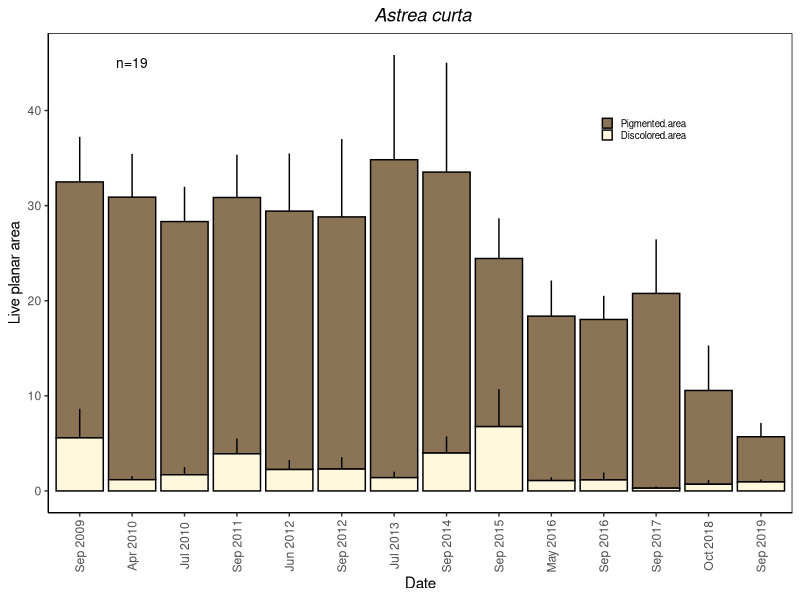

This chart was generated by the following R code: (Note: this script raises an error after producing the figure.)
#set working directory
setwd("C:/Users/adikh/Desktop")

#load data
data=read.csv(file="Planar area and discoloration by colony_focal species.csv", header=TRUE, sep=",")

#convert to date format
data$Date[data$Date == 909] <- '0909'
library(zoo)
ym <- as.yearmon(as.character(data$Date), "%y%m")
total_data=cbind(data,ym)

#remove rows for dead colonies
total_data2=total_data[!total_data$Total.area == 0, ]

#remove inconsistent time points (Oct 2010, May 2011, July 2016)
total_data2.2=total_data2[!total_data2$Date == "1010", ]
total_data2.3=total_data2.2[!total_data2.2$Date == "1105", ]
total_data2.4=total_data2.3[!total_data2.3$Date == "1607", ]

#subset by taxon
total_data3 <- split(total_data2.4,f = total_data2.4$Genus_species)
names(total_data3)

#function for standard error
std.error <- function(x) sqrt(var(x,na.rm=TRUE)/length(na.omit(x)))

#function for sample sizes
give.n <- function(x) {                                                                                                                                                                                                                                                                                                
  return(c(y = mean(x), label = length(x)))                                                                                                                                                                                                                                                                         
}  

library(dplyr)

#calculate summary data, by species
Astrea_curta2 <- total_data3$Astrea_curta %>% 
  group_by(ym) %>% 
  summarise(Mean = mean(Pigmented.area),
            SE= std.error(Pigmented.area),
            type="Pigmented.area")
as.data.frame(Astrea_curta2)
Astrea_curta3 <- total_data3$Astrea_curta %>% 
  group_by(ym) %>% 
  summarise(Mean = mean(Discolored.area),
            SE= std.error(Discolored.area),
            type="Discolored.area")
as.data.frame(Astrea_curta3)

Astrea_curta4=as.data.frame(rbind(Astrea_curta2, Astrea_curta3))

Astrea_curta4$type <- factor(Astrea_curta4$type, levels = c("Pigmented.area", "Discolored.area")) 
Astrea_curta4$y_pos = NA
Astrea_curta4$y_pos[Astrea_curta4$type == "Discolored.area"] = Astrea_curta4$Mean[Astrea_curta4$type == "Discolored.area"]
Astrea_curta4$y_pos[Astrea_curta4$type == "Pigmented.area"] = Astrea_curta4$Mean[Astrea_curta4$type == "Discolored.area"] + 
  Astrea_curta4$Mean[Astrea_curta4$type == "Pigmented.area"]

library(ggplot2)
Astrea_curta_bar=ggplot(Astrea_curta4, aes(x = as.factor(ym), y = Mean, fill=type)) +
  theme_classic(base_size=11) + 
  theme(plot.title = element_text(hjust = 0.5), legend.position=c(0.8,0.8), legend.text = element_text(size=7), legend.key.size = unit(0.3, 'cm'), legend.title = element_blank(), panel.border = element_rect(colour = "black", fill=NA), axis.text.x = element_text(angle=90, hjust = 0.6, vjust= 0.5)) +
  geom_bar(stat ="identity", position="stack", color="black")+
  geom_errorbar(aes(ymin=y_pos , ymax=y_pos+SE), position = "identity", width=0)+
  xlab("Date") + 
  ylab("Live planar area") +    
  ggtitle(~italic("Astrea curta"))+
  scale_fill_manual(values = c("burlywood4", "cornsilk"))+
  annotate(geom="text", x="Apr 2010", y=45, label="n=19", size=3.5)

###
Astreopora_myriophthalma=as.data.frame(Astreopora_myriophthalma)
Astreopora_myriophthalma2 <- total_data3$Astreopora_myriophthalma %>% 
  group_by(ym) %>% 
  summarise(Mean = mean(Pigmented.area),
            SE= std.error(Pigmented.area),
            type="Pigmented.area")
as.data.frame(Astreopora_myriophthalma2)
Astreopora_myriophthalma3 <- total_data3$Astreopora_myriophthalma %>% 
  group_by(ym) %>% 
  summarise(Mean = mean(Discolored.area),
            SE= std.error(Discolored.area),
            type="Discolored.area")
as.data.frame(Astreopora_myriophthalma3)

Astreopora_myriophthalma4=as.data.frame(rbind(Astreopora_myriophthalma2, Astreopora_myriophthalma3))

Astreopora_myriophthalma4$type <- factor(Astreopora_myriophthalma4$type, levels = c("Pigmented.area", "Discolored.area")) 
Astreopora_myriophthalma4$y_pos = NA
Astreopora_myriophthalma4$y_pos[Astreopora_myriophthalma4$type == "Discolored.area"] = Astreopora_myriophthalma4$Mean[Astreopora_myriophthalma4$type == "Discolored.area"]
Astreopora_myriophthalma4$y_pos[Astreopora_myriophthalma4$type == "Pigmented.area"] = Astreopora_myriophthalma4$Mean[Astreopora_myriophthalma4$type == "Discolored.area"] + 
  Astreopora_myriophthalma4$Mean[Astreopora_myriophthalma4$type == "Pigmented.area"]

Astreopora_myriophthalma_bar=ggplot(Astreopora_myriophthalma4, aes(x = as.factor(ym), y = Mean, fill=type)) +
  theme_classic(base_size=11) + 
  theme(plot.title = element_text(hjust = 0.5), legend.position="none", legend.title = element_blank(), panel.border = element_rect(colour = "black", fill=NA), axis.text.x = element_text(angle=90, hjust = 0.6, vjust= 0.5)) +
  geom_bar(stat ="identity", position="stack", color="black")+
  geom_errorbar(aes(ymin=y_pos , ymax=y_pos+SE), position = "identity", width=0)+
  xlab("Date") + 
  ylab("Live planar area") +    
  ggtitle(~italic("Astreopora myriophthalma"))+
  scale_fill_manual(values = c("burlywood4", "cornsilk"))+
  annotate(geom="text", x="Apr 2010", y=800, label="n=7", size=3.5)

###
Goniastrea_stelligera=as.data.frame(Goniastrea_stelligera)
Goniastrea_stelligera2 <- total_data3$Goniastrea_stelligera %>% 
  group_by(ym) %>% 
  summarise(Mean = mean(Pigmented.area),
            SE= std.error(Pigmented.area),
            type="Pigmented.area")
as.data.frame(Goniastrea_stelligera2)
Goniastrea_stelligera3 <- total_data3$Goniastrea_stelligera %>% 
  group_by(ym) %>% 
  summarise(Mean = mean(Discolored.area),
            SE= std.error(Discolored.area),
            type="Discolored.area")
as.data.frame(Goniastrea_stelligera3)

Goniastrea_stelligera4=as.data.frame(rbind(Goniastrea_stelligera2, Goniastrea_stelligera3))

Goniastrea_stelligera4$type <- factor(Goniastrea_stelligera4$type, levels = c("Pigmented.area", "Discolored.area")) 
Goniastrea_stelligera4$y_pos = NA
Goniastrea_stelligera4$y_pos[Goniastrea_stelligera4$type == "Discolored.area"] = Goniastrea_stelligera4$Mean[Goniastrea_stelligera4$type == "Discolored.area"]
Goniastrea_stelligera4$y_pos[Goniastrea_stelligera4$type == "Pigmented.area"] = Goniastrea_stelligera4$Mean[Goniastrea_stelligera4$type == "Discolored.area"] + 
  Goniastrea_stelligera4$Mean[Goniastrea_stelligera4$type == "Pigmented.area"]

Goniastrea_stelligera_bar=ggplot(Goniastrea_stelligera4, aes(x = as.factor(ym), y = Mean, fill=type)) +
  theme_classic(base_size=11) + 
  theme(plot.title = element_text(hjust = 0.5), legend.position="none", legend.title = element_blank(), panel.border = element_rect(colour = "black", fill=NA), axis.text.x = element_text(angle=90, hjust = 0.6, vjust= 0.5)) +
  geom_bar(stat ="identity", position="stack", color="black")+
  geom_errorbar(aes(ymin=y_pos , ymax=y_pos+SE), position = "identity", width=0)+
  xlab("Date") + 
  ylab("Live planar area") +    
  ggtitle(~italic("Goniastrea stelligera"))+
  scale_fill_manual(values = c("burlywood4", "cornsilk"))+
  annotate(geom="text", x="Apr 2010", y=275, label="n=49", size=3.5)

###
Hydnophora_microconos=as.data.frame(Hydnophora_microconos)
Hydnophora_microconos2 <- total_data3$Hydnophora_microconos %>% 
  group_by(ym) %>% 
  summarise(Mean = mean(Pigmented.area),
            SE= std.error(Pigmented.area),
            type="Pigmented.area")
as.data.frame(Hydnophora_microconos2)
Hydnophora_microconos3 <- total_data3$Hydnophora_microconos %>% 
  group_by(ym) %>% 
  summarise(Mean = mean(Discolored.area),
            SE= std.error(Discolored.area),
            type="Discolored.area")
as.data.frame(Hydnophora_microconos3)

Hydnophora_microconos4=as.data.frame(rbind(Hydnophora_microconos2, Hydnophora_microconos3))

Hydnophora_microconos4$type <- factor(Hydnophora_microconos4$type, levels = c("Pigmented.area", "Discolored.area")) 
Hydnophora_microconos4$y_pos = NA
Hydnophora_microconos4$y_pos[Hydnophora_microconos4$type == "Discolored.area"] = Hydnophora_microconos4$Mean[Hydnophora_microconos4$type == "Discolored.area"]
Hydnophora_microconos4$y_pos[Hydnophora_microconos4$type == "Pigmented.area"] = Hydnophora_microconos4$Mean[Hydnophora_microconos4$type == "Discolored.area"] + 
  Hydnophora_microconos4$Mean[Hydnophora_microconos4$type == "Pigmented.area"]

Hydnophora_microconos_bar=ggplot(Hydnophora_microconos4, aes(x = as.factor(ym), y = Mean, fill=type)) +
  theme_classic(base_size=11) + 
  theme(plot.title = element_text(hjust = 0.5), legend.position="none", legend.title = element_blank(), panel.border = element_rect(colour = "black", fill=NA), axis.text.x = element_text(angle=90, hjust = 0.6, vjust= 0.5)) +
  geom_bar(stat ="identity", position="stack", color="black")+
  geom_errorbar(aes(ymin=y_pos , ymax=y_pos+SE), position = "identity", width=0)+
  xlab("Date") + 
  ylab("Live planar area") +    
  ggtitle(~italic("Hydnophora microconos"))+
  scale_fill_manual(values = c("burlywood4", "cornsilk"))+
  annotate(geom="text", x="Apr 2010", y=400, label="n=9", size=3.5)

###
Pavona_chiriquiensis2 <- total_data3$Pavona_chiriquiensis %>% 
  group_by(ym) %>% 
  summarise(Mean = mean(Pigmented.area),
            SE= std.error(Pigmented.area),
            type="Pigmented.area")
as.data.frame(Pavona_chiriquiensis2)
Pavona_chiriquiensis3 <- total_data3$Pavona_chiriquiensis %>% 
  group_by(ym) %>% 
  summarise(Mean = mean(Discolored.area),
            SE= std.error(Discolored.area),
            type="Discolored.area")
as.data.frame(Pavona_chiriquiensis3)

Pavona_chiriquiensis4=as.data.frame(rbind(Pavona_chiriquiensis2, Pavona_chiriquiensis3))

Pavona_chiriquiensis4$type <- factor(Pavona_chiriquiensis4$type, levels = c("Pigmented.area", "Discolored.area")) 
Pavona_chiriquiensis4$y_pos = NA
Pavona_chiriquiensis4$y_pos[Pavona_chiriquiensis4$type == "Discolored.area"] = Pavona_chiriquiensis4$Mean[Pavona_chiriquiensis4$type == "Discolored.area"]
Pavona_chiriquiensis4$y_pos[Pavona_chiriquiensis4$type == "Pigmented.area"] = Pavona_chiriquiensis4$Mean[Pavona_chiriquiensis4$type == "Discolored.area"] + 
  Pavona_chiriquiensis4$Mean[Pavona_chiriquiensis4$type == "Pigmented.area"]

Pavona_chiriquiensis_bar=ggplot(Pavona_chiriquiensis4, aes(x = as.factor(ym), y = Mean, fill=type)) +
  theme_classic(base_size=11) + 
  theme(plot.title = element_text(hjust = 0.5), legend.position="none", legend.title = element_blank(), panel.border = element_rect(colour = "black", fill=NA), axis.text.x = element_text(angle=90, hjust = 0.6, vjust= 0.5)) +
  geom_bar(stat ="identity", position="stack", color="black")+
  geom_errorbar(aes(ymin=y_pos , ymax=y_pos+SE), position = "identity", width=0)+
  xlab("Date") + 
  ylab("Live planar area") +    
  ggtitle(~italic("Pavona chiriquiensis"))+
  scale_fill_manual(values = c("burlywood4", "cornsilk"))+
  annotate(geom="text", x="Apr 2010", y=95, label="n=37", size=3.5)

###
Pavona_duerdeni2 <- total_data3$Pavona_duerdeni %>% 
  group_by(ym) %>% 
  summarise(Mean = mean(Pigmented.area),
            SE= std.error(Pigmented.area),
            type="Pigmented.area")
as.data.frame(Pavona_duerdeni2)
Pavona_duerdeni3 <- total_data3$Pavona_duerdeni %>% 
  group_by(ym) %>% 
  summarise(Mean = mean(Discolored.area),
            SE= std.error(Discolored.area),
            type="Discolored.area")
as.data.frame(Pavona_duerdeni3)

Pavona_duerdeni4=as.data.frame(rbind(Pavona_duerdeni2, Pavona_duerdeni3))

Pavona_duerdeni4$type <- factor(Pavona_duerdeni4$type, levels = c("Pigmented.area", "Discolored.area")) 
Pavona_duerdeni4$y_pos = NA
Pavona_duerdeni4$y_pos[Pavona_duerdeni4$type == "Discolored.area"] = Pavona_duerdeni4$Mean[Pavona_duerdeni4$type == "Discolored.area"]
Pavona_duerdeni4$y_pos[Pavona_duerdeni4$type == "Pigmented.area"] = Pavona_duerdeni4$Mean[Pavona_duerdeni4$type == "Discolored.area"] + 
  Pavona_duerdeni4$Mean[Pavona_duerdeni4$type == "Pigmented.area"]

Pavona_duerdeni_bar=ggplot(Pavona_duerdeni4, aes(x = as.factor(ym), y = Mean, fill=type)) +
  theme_classic(base_size=11) + 
  theme(plot.title = element_text(hjust = 0.5), legend.position="none", legend.title = element_blank(), panel.border = element_rect(colour = "black", fill=NA), axis.text.x = element_text(angle=90, hjust = 0.6, vjust= 0.5)) +
  geom_bar(stat ="identity", position="stack", color="black")+
  geom_errorbar(aes(ymin=y_pos , ymax=y_pos+SE), position = "identity", width=0)+
  xlab("Date") + 
  ylab("Live planar area") +    
  ggtitle(~italic("Pavona duerdeni"))+
  scale_fill_manual(values = c("burlywood4", "cornsilk"))+
  annotate(geom="text", x="Apr 2010", y=590, label="n=8", size=3.5)

###
Pocillopora_damicornis2 <- total_data3$Pocillopora_damicornis %>% 
  group_by(ym) %>% 
  summarise(Mean = mean(Pigmented.area),
            SE= std.error(Pigmented.area),
            type="Pigmented.area")
as.data.frame(Pocillopora_damicornis2)
Pocillopora_damicornis3 <- total_data3$Pocillopora_damicornis %>% 
  group_by(ym) %>% 
  summarise(Mean = mean(Discolored.area),
            SE= std.error(Discolored.area),
            type="Discolored.area")
as.data.frame(Pocillopora_damicornis3)

Pocillopora_damicornis4=as.data.frame(rbind(Pocillopora_damicornis2, Pocillopora_damicornis3))

Pocillopora_damicornis4$type <- factor(Pocillopora_damicornis4$type, levels = c("Pigmented.area", "Discolored.area")) 
Pocillopora_damicornis4$y_pos = NA
Pocillopora_damicornis4$y_pos[Pocillopora_damicornis4$type == "Discolored.area"] = Pocillopora_damicornis4$Mean[Pocillopora_damicornis4$type == "Discolored.area"]
Pocillopora_damicornis4$y_pos[Pocillopora_damicornis4$type == "Pigmented.area"] = Pocillopora_damicornis4$Mean[Pocillopora_damicornis4$type == "Discolored.area"] + 
  Pocillopora_damicornis4$Mean[Pocillopora_damicornis4$type == "Pigmented.area"]

Pocillopora_damicornis_bar=ggplot(Pocillopora_damicornis4, aes(x = as.factor(ym), y = Mean, fill=type)) +
  theme_classic(base_size=11) + 
  theme(plot.title = element_text(hjust = 0.5), legend.position="none", legend.title = element_blank(), panel.border = element_rect(colour = "black", fill=NA), axis.text.x = element_text(angle=90, hjust = 0.6, vjust= 0.5)) +
  geom_bar(stat ="identity", position="stack", color="black")+
  geom_errorbar(aes(ymin=y_pos , ymax=y_pos+SE), position = "identity", width=0)+
  xlab("Date") + 
  ylab("Live planar area") +    
  ggtitle(~italic("Pocillopora damicornis"))+
  scale_fill_manual(values = c("burlywood4", "cornsilk"))+
  annotate(geom="text", x="Apr 2010", y=100, label="n=38", size=3.5)

###
Pocillopora_meandrina2 <- total_data3$Pocillopora_meandrina %>% 
  group_by(ym) %>% 
  summarise(Mean = mean(Pigmented.area),
            SE= std.error(Pigmented.area),
            type="Pigmented.area")
as.data.frame(Pocillopora_meandrina2)
Pocillopora_meandrina3 <- total_data3$Pocillopora_meandrina %>% 
  group_by(ym) %>% 
  summarise(Mean = mean(Discolored.area),
            SE= std.error(Discolored.area),
            type="Discolored.area")
as.data.frame(Pocillopora_meandrina3)

Pocillopora_meandrina4=as.data.frame(rbind(Pocillopora_meandrina2, Pocillopora_meandrina3))

Pocillopora_meandrina4$type <- factor(Pocillopora_meandrina4$type, levels = c("Pigmented.area", "Discolored.area")) 
Pocillopora_meandrina4$y_pos = NA
Pocillopora_meandrina4$y_pos[Pocillopora_meandrina4$type == "Discolored.area"] = Pocillopora_meandrina4$Mean[Pocillopora_meandrina4$type == "Discolored.area"]
Pocillopora_meandrina4$y_pos[Pocillopora_meandrina4$type == "Pigmented.area"] = Pocillopora_meandrina4$Mean[Pocillopora_meandrina4$type == "Discolored.area"] + 
  Pocillopora_meandrina4$Mean[Pocillopora_meandrina4$type == "Pigmented.area"]

Pocillopora_meandrina_bar=ggplot(Pocillopora_meandrina4, aes(x = as.factor(ym), y = Mean, fill=type)) +
  theme_classic(base_size=11) + 
  theme(plot.title = element_text(hjust = 0.5), legend.position="none", legend.title = element_blank(), panel.border = element_rect(colour = "black", fill=NA), axis.text.x = element_text(angle=90, hjust = 0.6, vjust= 0.5)) +
  geom_bar(stat ="identity", position="stack", color="black")+
  geom_errorbar(aes(ymin=y_pos , ymax=y_pos+SE), position = "identity", width=0)+
  xlab("Date") + 
  ylab("Live planar area") +    
  ggtitle(~italic("Pocillopora meandrina"))+
  scale_fill_manual(values = c("burlywood4", "cornsilk"))+
  annotate(geom="text", x="Apr 2010", y=225, label="n=140", size=3.5)

###
Stylophora_pistillata2 <- total_data3$Stylophora_pistillata %>% 
  group_by(ym) %>% 
  summarise(Mean = mean(Pigmented.area),
            SE= std.error(Pigmented.area),
            type="Pigmented.area")
as.data.frame(Stylophora_pistillata2)
Stylophora_pistillata3 <- total_data3$Stylophora_pistillata %>% 
  group_by(ym) %>% 
  summarise(Mean = mean(Discolored.area),
            SE= std.error(Discolored.area),
            type="Discolored.area")
as.data.frame(Stylophora_pistillata3)

Stylophora_pistillata4=as.data.frame(rbind(Stylophora_pistillata2, Stylophora_pistillata3))

Stylophora_pistillata4$type <- factor(Stylophora_pistillata4$type, levels = c("Pigmented.area", "Discolored.area")) 
Stylophora_pistillata4$y_pos = NA
Stylophora_pistillata4$y_pos[Stylophora_pistillata4$type == "Discolored.area"] = Stylophora_pistillata4$Mean[Stylophora_pistillata4$type == "Discolored.area"]
Stylophora_pistillata4$y_pos[Stylophora_pistillata4$type == "Pigmented.area"] = Stylophora_pistillata4$Mean[Stylophora_pistillata4$type == "Discolored.area"] + 
  Stylophora_pistillata4$Mean[Stylophora_pistillata4$type == "Pigmented.area"]

Stylophora_pistillata_bar=ggplot(Stylophora_pistillata4, aes(x = as.factor(ym), y = Mean, fill=type)) +
  theme_classic(base_size=11) + 
  theme(plot.title = element_text(hjust = 0.5), legend.position="none", legend.title = element_blank(), panel.border = element_rect(colour = "black", fill=NA), axis.text.x = element_text(angle=90, hjust = 0.6, vjust= 0.5)) +
  geom_bar(stat ="identity", position="stack", color="black")+
  geom_errorbar(aes(ymin=y_pos , ymax=y_pos+SE), position = "identity", width=0)+
  xlab("Date") + 
  ylab("Live planar area") +    
  ggtitle(~italic("Stylophora pistillata"))+
  scale_fill_manual(values = c("burlywood4", "cornsilk"))+
  annotate(geom="text", x="Apr 2010", y=450, label="n=7", size=3.5)

library(gridExtra)
All_spp_plot=grid.arrange(Astrea_curta_bar, Astreopora_myriophthalma_bar, Goniastrea_stelligera_bar,
                           Hydnophora_microconos_bar, Pavona_chiriquiensis_bar, Pavona_duerdeni_bar, 
                           Pocillopora_damicornis_bar, Pocillopora_meandrina_bar, Stylophora_pistillata_bar,
                           ncol=3,nrow=3)
